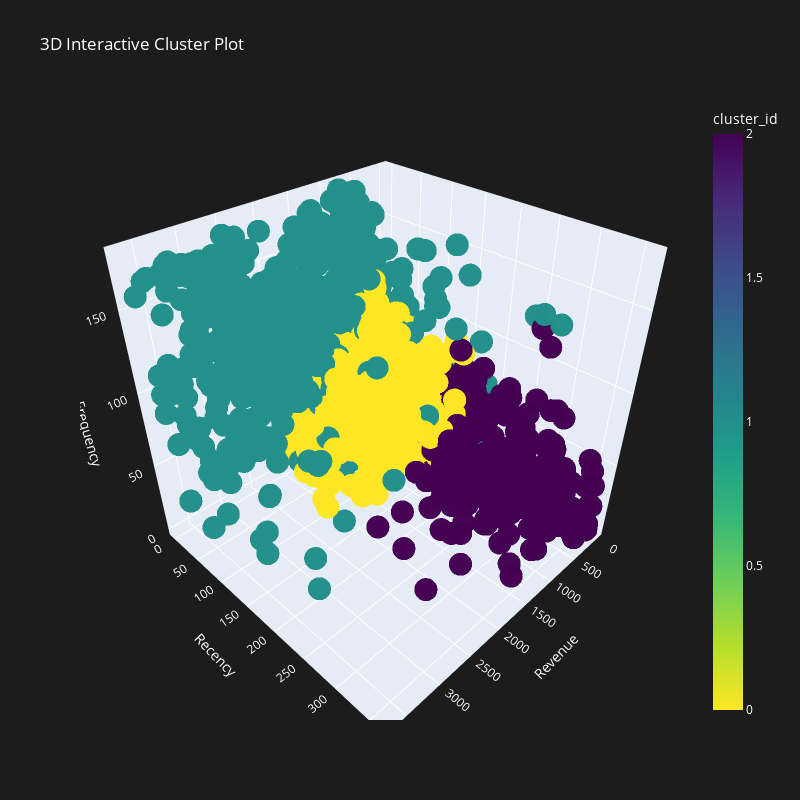

Notebook code for this chart:
### Markdown cell above
### 5.4 Interactive 3-D Plot of the K-Means Clusters

### Code cell
import plotly.express as px

# Create 3D scatter plot using Plotly
fig = px.scatter_3d(grouped_df, x='monetary_value', y='recency', z='frequency',
                    color='cluster_id',  # Color by cluster
                    title="3D Interactive Cluster Plot",
                    labels={'monetary_value': 'Revenue', 'recency': 'Recency', 'frequency': 'Frequency'},
                    opacity=0.99, color_continuous_scale='viridis_r')

# Set the figure size (width, height) and background color
fig.update_layout(
    width=800,  # Width of the plot
    height=800,  # Height of the plot
    plot_bgcolor='rgb(28, 28, 28)',  # Dark background for the plot
    paper_bgcolor='rgb(28, 28, 28)',  # Dark background for the entire paper
    font=dict(color='white')  # White font color for visibility
)

# Show the plot
fig.show()

### Figure 1 — Plotly figure (JSON) as saved in the notebook; plotly's stock layout.template omitted (floating-point values rounded to 4 significant figures; data arrays with more than 128 entries replaced by an {"elided": "..."} marker saying what was removed)
{"data": [{"hovertemplate": "Revenue=%{x}<br>Recency=%{y}<br>Frequency=%{z}<br>cluster_id=%{marker.color}<extra></extra>", "legendgroup": "", "marker": {"color": {"elided": "3586 int values"}, "coloraxis": "coloraxis", "opacity": 0.99, "symbol": "circle"}, "mode": "markers", "name": "", "scene": "scene", "showlegend": false, "type": "scatter3d", "x": {"elided": "3586 float values"}, "y": {"elided": "3586 int values"}, "z": {"elided": "3586 float values"}}], "layout": {"coloraxis": {"colorbar": {"title": {"text": "cluster_id"}}, "colorscale": [[0, "#fde725"], [0.1111, "#b5de2b"], [0.2222, "#6ece58"], [0.3333, "#35b779"], [0.4444, "#1f9e89"], [0.5556, "#26828e"], [0.6667, "#31688e"], [0.7778, "#3e4989"], [0.8889, "#482878"], [1, "#440154"]]}, "font": {"color": "white"}, "height": 800, "legend": {"tracegroupgap": 0}, "paper_bgcolor": "rgb(28, 28, 28)", "plot_bgcolor": "rgb(28, 28, 28)", "scene": {"domain": {"x": [0, 1], "y": [0, 1]}, "xaxis": {"title": {"text": "Revenue"}}, "yaxis": {"title": {"text": "Recency"}}, "zaxis": {"title": {"text": "Frequency"}}}, "title": {"text": "3D Interactive Cluster Plot"}, "width": 800}}
